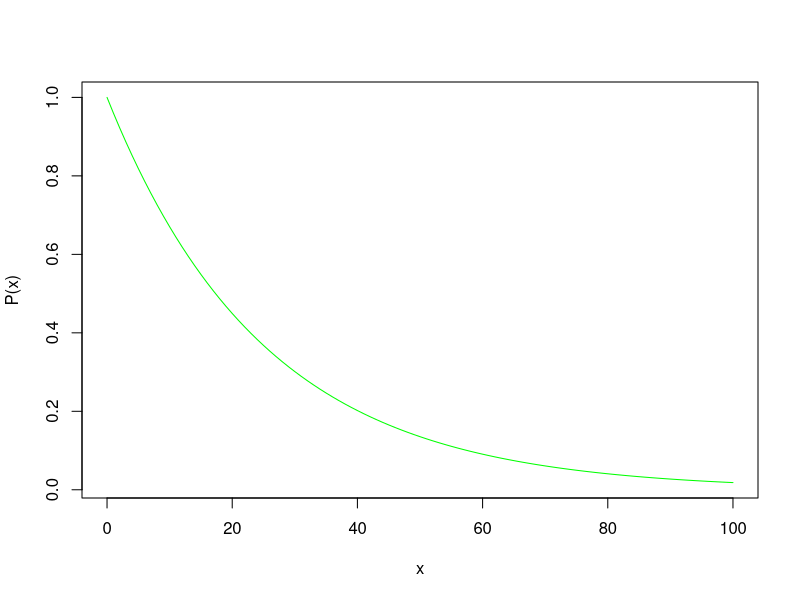
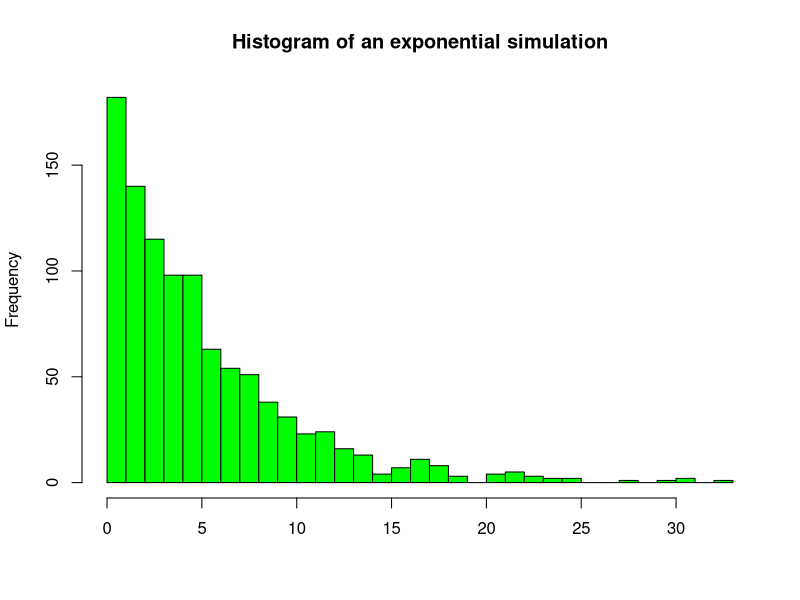
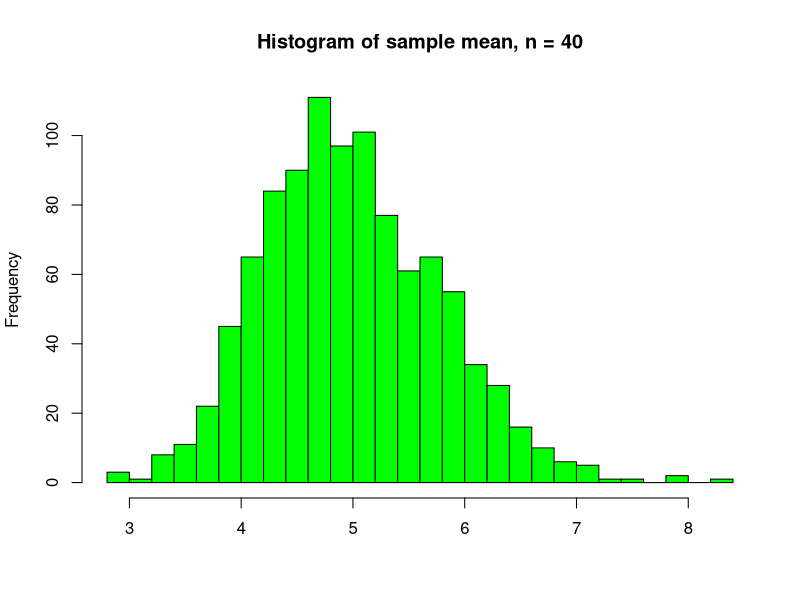
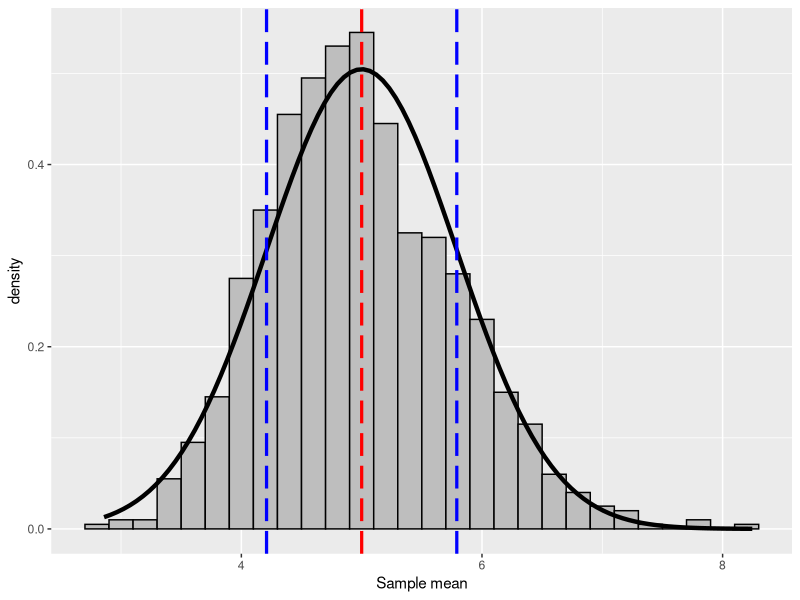
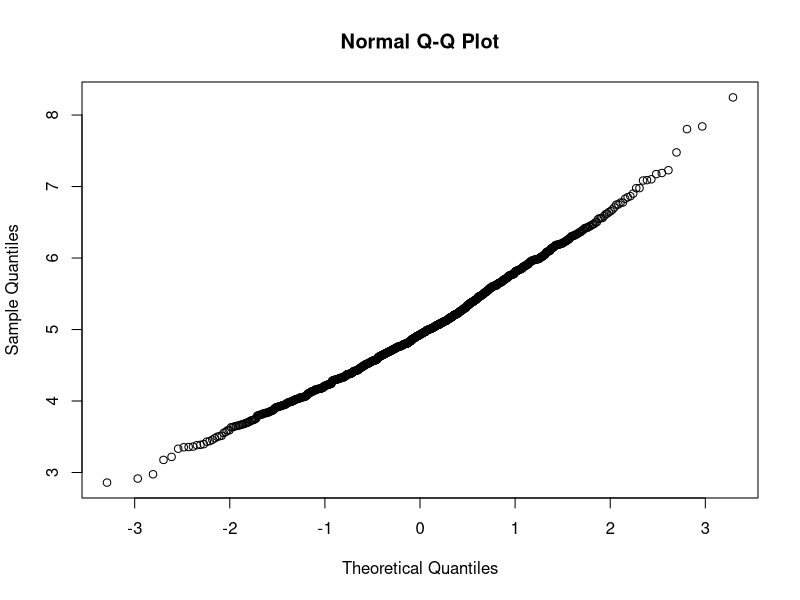

These figures' R source, in order:
## ---- chunk 1
library("ggplot2")
## ---- chunk 2
x <- seq(0, 100, by = 1)
y <- exp(0.2*((-1)*(0.2)*x))
plot(x,y, type = "l", col = "green", ylab="P(x)")
## ---- chunk 3

exp_dist <- rexp(1000, rate = 0.2)
hist(exp_dist, 
     breaks = 30, 
     main = "Histogram of an exponential simulation", 
     xlab = "",
     col = "green"
     )
exp_mean <- mean(exp_dist)
exp_var <- var(exp_dist)
exp_std <- sd(exp_dist)
  
## ---- chunk 4

smean_dist <- c()
lambda <- 0.2
num_sim <- 1000
n <- 40
for (i in 1:num_sim) {
    smean_dist[i] <- mean(rexp(n, lambda))
}

s_mean <- mean(smean_dist)
s_var <- var(smean_dist)
s_std <- sd(smean_dist)

hist(smean_dist, 
     breaks = 30, 
     main = "Histogram of sample mean, n = 40", 
     xlab = "",
     col = "green"
     )


## ---- chunk 5

smean_frame = data.frame(smean_dist)
graph <- ggplot(smean_frame, aes(x = smean_dist))
graph + 
        geom_histogram(binwidth = .2, fill = "gray", colour="black", aes(y = ..density..)) + 
        stat_function(fun = dnorm, args=list(mean=5,sd=5/sqrt(40)), size = 1.5, colour="black") +
        geom_vline(xintercept=5, linetype = "longdash", colour = "red", size=1.1) + 
        geom_vline(xintercept=c(5 + 5/sqrt(40), 5 - 5/sqrt(40)), 
                   linetype = "longdash", colour = "blue", size=1.1) + 
        labs(x = "Sample mean")

## ---- chunk 6

qqnorm(smean_dist)

